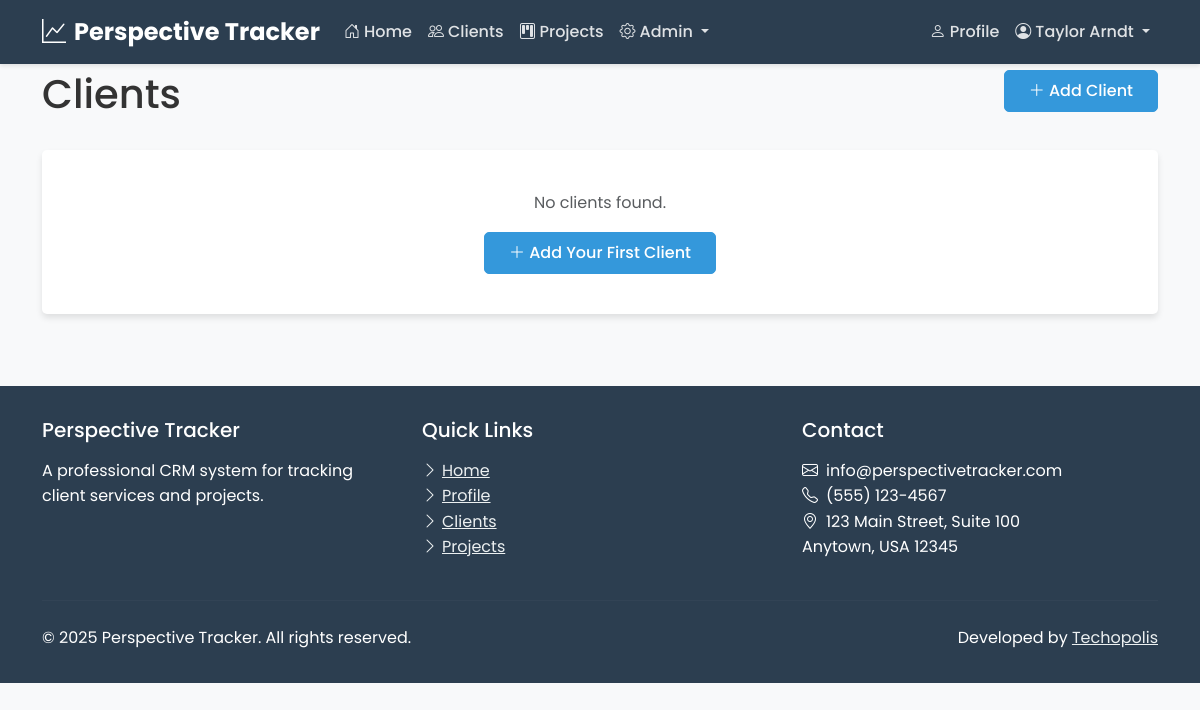
Page /clients/ (signed in) on the earlier database version.
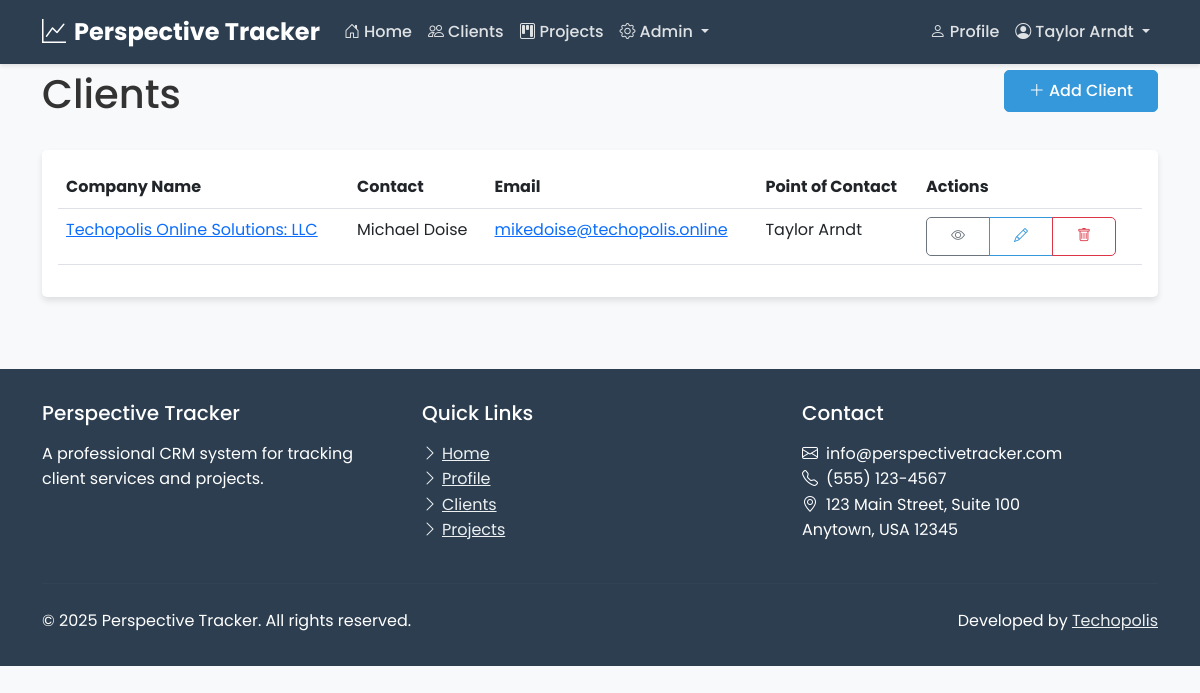
Same page on the later database version.
### clients/models.py (models this page shows, shortened)
class Client(models.Model):
    company_name = models.CharField(max_length=255)
    contact_name = models.CharField(max_length=255)
    email = models.EmailField()
    website = models.URLField(blank=True, null=True)
    point_of_contact = models.ForeignKey(
        settings.AUTH_USER_MODEL,
        on_delete=models.SET_NULL,
        null=True,
        related_name='clients_as_poc'
    )
    created_at = models.DateTimeField(auto_now_add=True)
    updated_at = models.DateTimeField(auto_now=True)
    class Meta:
        ordering = ['company_name']

### users/models.py (models this page shows, shortened)
class CustomUser(AbstractUser):
    username = None
    email = models.EmailField(unique=True)
    role = models.ForeignKey(Role, on_delete=models.CASCADE, null=True, blank=True)
    profile_picture = models.ImageField(upload_to='profile_pics/', null=True, blank=True)
    bio = models.TextField(max_length=500, blank=True)
    phone_number = models.CharField(max_length=20, blank=True)
    job_title = models.CharField(max_length=100, blank=True)
    USERNAME_FIELD = 'email'
    REQUIRED_FIELDS = []
    objects = CustomUserManager()

### clients/views.py (the view, shortened to what this page needs)
# urls.py: path('', views.client_list, name='client_list'),
@login_required
def client_list(request):
    if request.user.is_superuser or (request.user.role and request.user.role.name in ['admin', 'staff']):
        clients = Client.objects.all()
    elif request.user.role and request.user.role.name == 'client':
        return HttpResponseForbidden("Clients cannot access the client list.")
    staff_users = CustomUser.objects.filter(
        Q(role__name=Role.ADMIN) | Q(role__name=Role.STAFF) | Q(is_superuser=True)
    )
    return render(request, 'clients/client_list.html', {
        'clients': clients,
        'staff_users': staff_users
    })

### clients/templates/clients/client_list.html (shortened to what the changed rows need)
{% extends 'users/base.html' %}
{% block content %}
<div class="container">
    <div class="row mb-4">
        <div class="col-md-8">
            <h1>Clients</h1>
        </div>
    </div>
    <div class="row">
        <div class="col-md-12">
            <div class="card">
                <div class="card-body">
                    {% if clients %}
                        <div class="table-responsive">
                            <table class="table table-hover">
                                <thead>
                                    <tr>
                                        <th scope="col">Company Name</th>
                                        <th scope="col">Contact</th>
                                        <th scope="col">Email</th>
                                        <th scope="col">Point of Contact</th>
                                        <th scope="col">Actions</th>
                                    </tr>
                                </thead>
                                <tbody>
                                    {% for client in clients %}
                                        <tr>
                                            <td>
                                                <a href="{% url 'client_detail' client.pk %}">
                                                    {{ client.company_name }}
                                                </a>
                                            </td>
                                            <td>{{ client.contact_name }}</td>
                                            <td>
                                                <a href="mailto:{{ client.email }}">{{ client.email }}</a>
                                            </td>
                                            <td>
                                                {% if client.point_of_contact %}
                                                    {{ client.point_of_contact.first_name }} {{ client.point_of_contact.last_name }}
                                                {% else %}
                                                    <span class="text-muted">Not assigned</span>
                                                {% endif %}
                                            </td>
                                            <td>
                                                <div class="btn-group" role="group" aria-label="Actions for {{ client.company_name }}">
                                                    <a href="{% url 'client_detail' client.pk %}" class="btn btn-sm btn-outline-secondary">
                                                        <i class="bi bi-eye" aria-hidden="true"></i>
                                                    </a>
                                                    {% if user.is_superuser or user.role.name == 'admin' or user.role.name == 'staff' %}
                                                        <button type="button" class="btn btn-sm btn-outline-primary edit-client-btn"
                                                                data-bs-toggle="modal" data-bs-target="#editClientModal"
                                                                data-client-id="{{ client.pk }}"
                                                                data-client-company="{{ client.company_name }}"
                                                                data-client-contact="{{ client.contact_name }}"
                                                                data-client-email="{{ client.email }}"
                                                                data-client-website="{{ client.website|default:'' }}"
                                                                data-client-poc="{{ client.point_of_contact.pk|default:'' }}">
                                                            <i class="bi bi-pencil" aria-hidden="true"></i>
                                                        </button>
                                                    {% endif %}
                                                    {% if user.is_superuser or user.role.name == 'admin' %}
                                                        <button type="button" class="btn btn-sm btn-outline-danger delete-client-btn"
                                                                data-bs-toggle="modal" data-bs-target="#deleteClientModal"
                                                                data-client-id="{{ client.pk }}"
                                                                data-client-name="{{ client.company_name }}">
                                                            <i class="bi bi-trash" aria-hidden="true"></i>
                                                        </button>
                                                    {% endif %}
                                                </div>
                                            </td>
                                        </tr>
                                    {% endfor %}
                                </tbody>
                            </table>
                        </div>
                    {% else %}
                        <div class="text-center py-4">
                            <p class="text-muted mb-3">No clients found.</p>
                            {% if user.is_superuser or user.role.name == 'admin' or user.role.name == 'staff' %}
                                <button type="button" class="btn btn-primary" data-bs-toggle="modal" data-bs-target="#addClientModal">
                                    <i class="bi bi-plus-lg" aria-hidden="true"></i> Add Your First Client
                                </button>
                            {% endif %}
                        </div>
                    {% endif %}
                </div>
            </div>
        </div>
    </div>
</div>
{% endblock %}

Differences in the rows shown:
added Client: company_name "Techopolis Online Solutions: LLC", contact_name "Michael Doise", email "mikedoise@techopolis.online", point_of_contact.first_name "Taylor", point_of_contact.last_name "Arndt"
Other differences:
text no longer shown: "No clients found. Add Your First Client"
text now shown: "Company Name Contact Email Point of Contact Actions"
